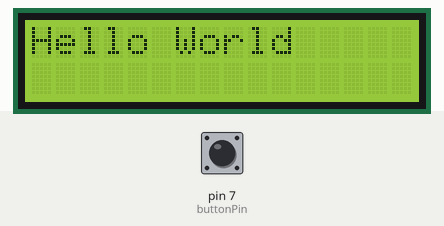
Simulated run of this sketch. Board: Arduino Uno, built with avr-gcc and run on an emulated ATmega328P. Shown: 16×2 character LCD. The inputs (shaded band) are chosen by the test bench; at power-on: pin 7 (buttonPin) LOW. What the sketch prints to the serial monitor is not drawn.

Above: at 1.3 s.
1.4 s: pin 7 (buttonPin) pulled HIGH for 0.15 s
At 2.6 s:
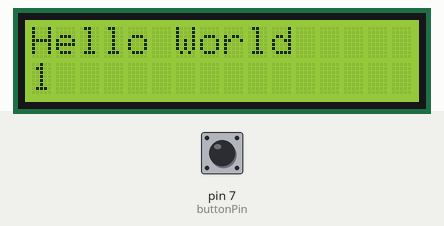
3.0 s: pin 7 (buttonPin) pulled HIGH for 1 s
At 3.9 s:
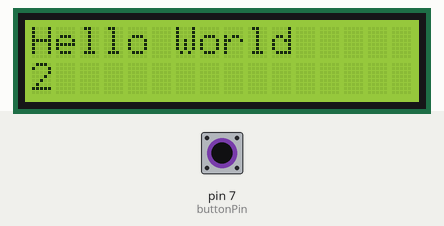
5.5 s: pin 7 (buttonPin) pulled HIGH for 0.15 s
At 5.9 s:
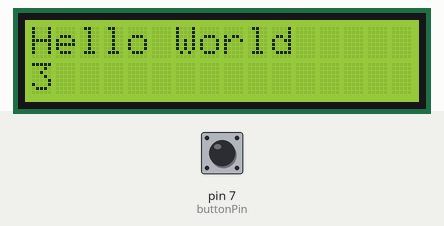
7.1 s: pin 7 (buttonPin) pulled HIGH for 1 s
At 8.2 s:
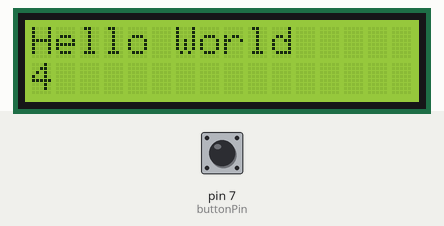
Timing chart, 0 to 7.9 s (numbered marks = the images above; inputs shaded):
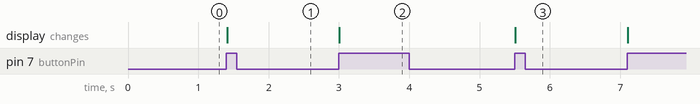

The sketch:

LCD_Backpack.ino
```cpp
#include "LiquidCrystal_I2C.h" // Added library*
//Set the pins on the I2C chip used for LCD connections
//ADDR,EN,R/W,RS,D4,D5,D6,D7
LiquidCrystal_I2C lcd(0x3F,16,2);  // set the LCD address to 0x27 for a 16 chars and 2 line display.
// If 0x27 doesn't work, try 0x3F.
const int buttonPin = 7;
int buttonState = 0;
int count= 0;
int bp=0;
void setup()
{
   // Set off LCD module
   lcd.begin (16,2); // 16 x 2 LCD module
   lcd.init();
   lcd.backlight();
   lcd.setCursor(0, 0);
   lcd.print("Hello World");
   pinMode(buttonPin, INPUT);
   Serial.begin(9600);
}
void loop()
{
 buttonState = digitalRead(buttonPin);
 Serial.println(buttonState);
 if ((buttonState== HIGH) && (bp==0)){
 	count=count+1;
 	lcd.setCursor(0,1);
 	bp=1;
 	lcd.print(count);
 }
 if (buttonState== LOW) {
 	bp=0;
 }
}
```

Measured:
- after the input at 1.4 s, the display: changes at once (image 1)
- after the input at 3.0 s, the display: changes at once (image 2)
- after the input at 5.5 s, the display: changes at once (image 3)
